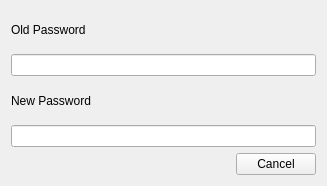
<?xml version="1.0" encoding="UTF-8"?>
<ui version="4.0">
 <class>ChangePasswordDialog</class>
 <widget class="QWidget" name="ChangePasswordDialog">
  <property name="geometry">
   <rect>
    <x>0</x>
    <y>0</y>
    <width>327</width>
    <height>186</height>
   </rect>
  </property>
  <property name="sizePolicy">
   <sizepolicy hsizetype="Preferred" vsizetype="Preferred">
    <horstretch>0</horstretch>
    <verstretch>0</verstretch>
   </sizepolicy>
  </property>
  <property name="windowTitle">
   <string>Change password</string>
  </property>
  <layout class="QVBoxLayout" name="verticalLayout">
   <item>
    <widget class="QLabel" name="label">
     <property name="text">
      <string>Old Password</string>
     </property>
    </widget>
   </item>
   <item>
    <widget class="PasswordLineEdit" name="oldPassword">
     <property name="sizePolicy">
      <sizepolicy hsizetype="Expanding" vsizetype="Fixed">
       <horstretch>0</horstretch>
       <verstretch>0</verstretch>
      </sizepolicy>
     </property>
     <property name="minimumSize">
      <size>
       <width>200</width>
       <height>0</height>
      </size>
     </property>
    </widget>
   </item>
   <item>
    <widget class="QLabel" name="label_2">
     <property name="text">
      <string>New Password</string>
     </property>
    </widget>
   </item>
   <item>
    <widget class="PasswordLineEdit" name="newPassword"/>
   </item>
   <item>
    <widget class="QDialogButtonBox" name="buttonBox">
     <property name="orientation">
      <enum>Qt::Horizontal</enum>
     </property>
     <property name="standardButtons">
      <set>QDialogButtonBox::Cancel</set>
     </property>
    </widget>
   </item>
  </layout>
 </widget>
 <customwidgets>
  <customwidget>
   <class>PasswordLineEdit</class>
   <extends>QLineEdit</extends>
   <header>3rd_party/Widgets/PasswordLineEdit/PasswordLineEdit.h</header>
  </customwidget>
 </customwidgets>
 <resources/>
 <connections>
  <connection>
   <sender>buttonBox</sender>
   <signal>accepted()</signal>
   <receiver>ChangePasswordDialog</receiver>
   <slot>accept()</slot>
   <hints>
    <hint type="sourcelabel">
     <x>248</x>
     <y>254</y>
    </hint>
    <hint type="destinationlabel">
     <x>157</x>
     <y>274</y>
    </hint>
   </hints>
  </connection>
  <connection>
   <sender>buttonBox</sender>
   <signal>rejected()</signal>
   <receiver>ChangePasswordDialog</receiver>
   <slot>reject()</slot>
   <hints>
    <hint type="sourcelabel">
     <x>316</x>
     <y>260</y>
    </hint>
    <hint type="destinationlabel">
     <x>286</x>
     <y>274</y>
    </hint>
   </hints>
  </connection>
 </connections>
</ui>
